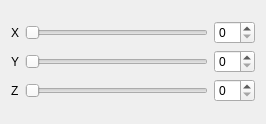
<ui version="4.0" >
 <class>XYZWidget</class>
 <widget class="QWidget" name="XYZWidget" >
  <property name="geometry" >
   <rect>
    <x>0</x>
    <y>0</y>
    <width>266</width>
    <height>124</height>
   </rect>
  </property>
  <property name="windowTitle" >
   <string>Slice Control</string>
  </property>
  <layout class="QGridLayout" >
   <property name="margin" >
    <number>11</number>
   </property>
   <property name="spacing" >
    <number>6</number>
   </property>
   <item row="0" column="0" >
    <layout class="QGridLayout" >
     <property name="margin" >
      <number>0</number>
     </property>
     <property name="spacing" >
      <number>6</number>
     </property>
     <item row="1" column="2" >
      <widget class="QSpinBox" name="ySpinBox" />
     </item>
     <item row="2" column="0" >
      <widget class="QLabel" name="textLabel3" >
       <property name="text" >
        <string>Z</string>
       </property>
       <property name="wordWrap" >
        <bool>false</bool>
       </property>
      </widget>
     </item>
     <item row="2" column="2" >
      <widget class="QSpinBox" name="zSpinBox" />
     </item>
     <item row="0" column="2" >
      <widget class="QSpinBox" name="xSpinBox" />
     </item>
     <item row="1" column="0" >
      <widget class="QLabel" name="textLabel2" >
       <property name="text" >
        <string>Y</string>
       </property>
       <property name="wordWrap" >
        <bool>false</bool>
       </property>
      </widget>
     </item>
     <item row="0" column="1" >
      <widget class="QSlider" name="xSlider" >
       <property name="orientation" >
        <enum>Qt::Horizontal</enum>
       </property>
      </widget>
     </item>
     <item row="2" column="1" >
      <widget class="QSlider" name="zSlider" >
       <property name="orientation" >
        <enum>Qt::Horizontal</enum>
       </property>
      </widget>
     </item>
     <item row="0" column="0" >
      <widget class="QLabel" name="textLabel1" >
       <property name="text" >
        <string>X</string>
       </property>
       <property name="wordWrap" >
        <bool>false</bool>
       </property>
      </widget>
     </item>
     <item row="1" column="1" >
      <widget class="QSlider" name="ySlider" >
       <property name="orientation" >
        <enum>Qt::Horizontal</enum>
       </property>
      </widget>
     </item>
    </layout>
   </item>
  </layout>
 </widget>
 <layoutdefault spacing="6" margin="11" />
 <pixmapfunction>qPixmapFromMimeSource</pixmapfunction>
 <resources/>
 <connections>
  <connection>
   <sender>xSlider</sender>
   <signal>valueChanged(int)</signal>
   <receiver>xSpinBox</receiver>
   <slot>setValue(int)</slot>
   <hints>
    <hint type="sourcelabel" >
     <x>20</x>
     <y>20</y>
    </hint>
    <hint type="destinationlabel" >
     <x>20</x>
     <y>20</y>
    </hint>
   </hints>
  </connection>
  <connection>
   <sender>xSpinBox</sender>
   <signal>valueChanged(int)</signal>
   <receiver>xSlider</receiver>
   <slot>setValue(int)</slot>
   <hints>
    <hint type="sourcelabel" >
     <x>20</x>
     <y>20</y>
    </hint>
    <hint type="destinationlabel" >
     <x>20</x>
     <y>20</y>
    </hint>
   </hints>
  </connection>
  <connection>
   <sender>ySlider</sender>
   <signal>valueChanged(int)</signal>
   <receiver>ySpinBox</receiver>
   <slot>setValue(int)</slot>
   <hints>
    <hint type="sourcelabel" >
     <x>20</x>
     <y>20</y>
    </hint>
    <hint type="destinationlabel" >
     <x>20</x>
     <y>20</y>
    </hint>
   </hints>
  </connection>
  <connection>
   <sender>ySpinBox</sender>
   <signal>valueChanged(int)</signal>
   <receiver>ySlider</receiver>
   <slot>setValue(int)</slot>
   <hints>
    <hint type="sourcelabel" >
     <x>20</x>
     <y>20</y>
    </hint>
    <hint type="destinationlabel" >
     <x>20</x>
     <y>20</y>
    </hint>
   </hints>
  </connection>
  <connection>
   <sender>zSlider</sender>
   <signal>valueChanged(int)</signal>
   <receiver>zSpinBox</receiver>
   <slot>setValue(int)</slot>
   <hints>
    <hint type="sourcelabel" >
     <x>20</x>
     <y>20</y>
    </hint>
    <hint type="destinationlabel" >
     <x>20</x>
     <y>20</y>
    </hint>
   </hints>
  </connection>
  <connection>
   <sender>zSpinBox</sender>
   <signal>valueChanged(int)</signal>
   <receiver>zSlider</receiver>
   <slot>setValue(int)</slot>
   <hints>
    <hint type="sourcelabel" >
     <x>20</x>
     <y>20</y>
    </hint>
    <hint type="destinationlabel" >
     <x>20</x>
     <y>20</y>
    </hint>
   </hints>
  </connection>
 </connections>
</ui>
